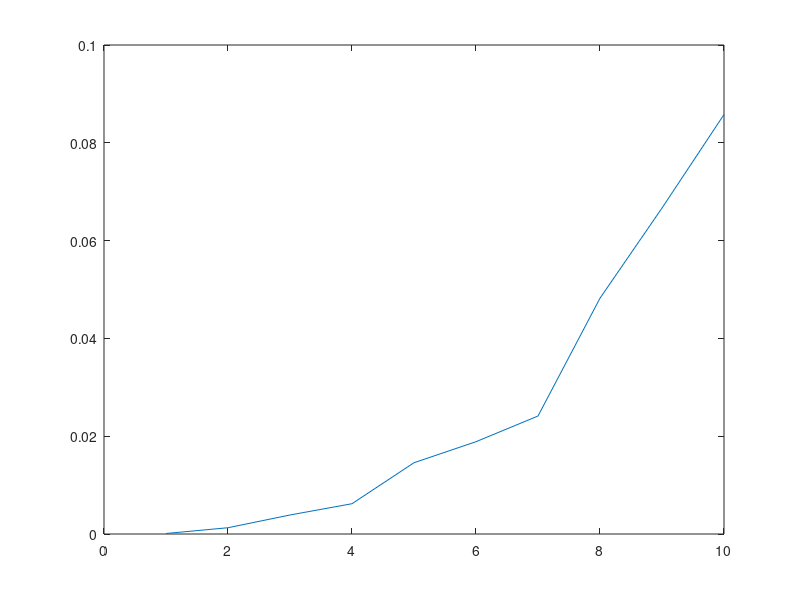

The MATLAB script that drew this image:
clear all;
tlist = [];
for n = 1000:1000:10000
    A = randn(n);
    tic
    B = reshape(A,[n^2,1]);
    tlist = [tlist,toc];
end

plot(tlist)